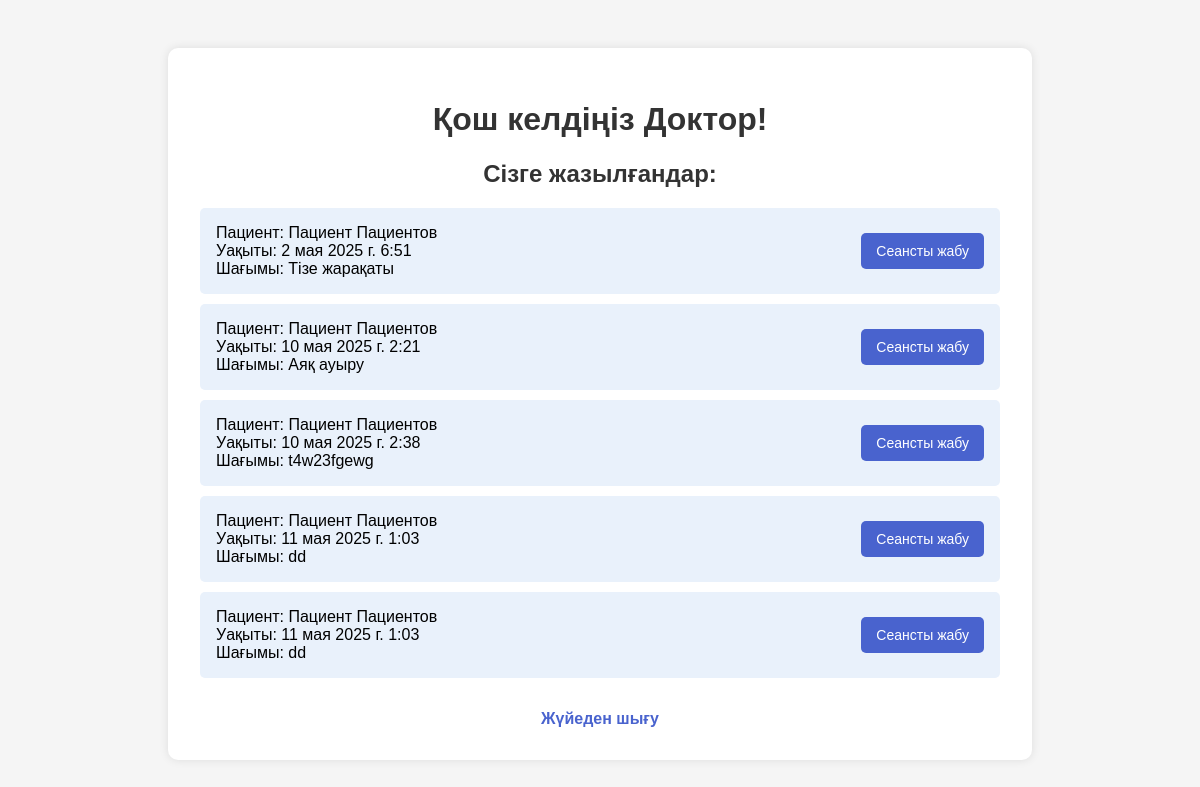
Page /dashboard/ (signed in) on the committed database.
### accounts/models.py (models this page shows)
class User(AbstractUser):
    is_patient = models.BooleanField(default=False)
    is_doctor = models.BooleanField(default=False)

### appointments/models.py (models this page shows, shortened)
class Appointment(models.Model):
    doctor = models.ForeignKey(Doctor, on_delete=models.CASCADE)
    patient = models.ForeignKey(Patient, on_delete=models.CASCADE)
    appointment_time = models.DateTimeField()
    description = models.TextField(default="Проверка")

class Patient(models.Model):
    user = models.OneToOneField(settings.AUTH_USER_MODEL, on_delete=models.CASCADE)
    phone_number = models.CharField(max_length=20)

### dashboard/views.py (the view)
# urls.py: path('', views.dashboard_view, name='dashboard'),
@login_required
def dashboard_view(request):
    user = request.user
    if user.is_patient:
        doctors = Doctor.objects.all()
        specializations = Specialization.objects.all()
        return render(request, 'dashboard/index.html', {
            'user': user,
            'doctors': doctors,
            'specializations': specializations
        })
    elif user.is_doctor:
        try:
            doctor = Doctor.objects.get(user=user)
            appointments = Appointment.objects.filter(doctor=doctor)
        except Doctor.DoesNotExist:
            appointments = []
        return render(request, 'dashboard/doctor_dashboard.html', {
            'user': user,
            'appointments': appointments,
        })
    else:
        messages.error(request, "Сізде кіруге рұқсат жоқ. ")
        return redirect('login')

### templates/dashboard/doctor_dashboard.html (shortened to what this page needs)
{% load static %}
<!DOCTYPE html>
<html lang="ru">
<head>
</head>
<body>
    <div class="container">
        <h1>Қош келдіңіз {{ user.first_name }}!</h1>
        <h2>Сізге жазылғандар:</h2>
        <ul>
        {% for appointment in appointments %}
                <li>
                    <div class="appointment-info">
                       Пациент: {{ appointment.patient.user.first_name }} {{ appointment.patient.user.last_name }}
<br>
                        Уақыты: {{ appointment.appointment_time }}
                        <br>
                        Шағымы: {{ appointment.description }}
                    </div>
                    <form method="post" action="{% url 'complete_appointment' appointment.id %}">
                        <button type="submit">Сеансты жабу</button>
                    </form>
                </li>
            {% empty %}
                <li>Сізге ешкім жазылмаған.</li>
            {% endfor %}
        </ul>
        <a href="{% url 'logout' %}" class="logout">Жүйеден шығу</a>
    </div>
</body>
</html>

### templates/dashboard/doctor_dashboard.html (style rules this page uses)
body { font-family: Arial, sans-serif; background-color: #f5f5f5; margin: 0; padding: 0; }
.container { max-width: 800px; margin: 3rem auto; background-color: white; padding: 2rem; border-radius: 10px; box-shadow: 0 0 10px rgba(0,0,0,0.1); }
h1, h2 { text-align: center; color: #333; }
ul { list-style-type: none; padding: 0; }
li { background-color: #e9f1fb; margin-bottom: 10px; padding: 1rem; border-radius: 5px; display: flex; justify-content: space-between; align-items: center; }
.appointment-info { flex-grow: 1; }
button { background-color: #4963ce; color: white; border: none; padding: 10px 15px; border-radius: 5px; cursor: pointer; font-size: 14px; }
.logout { display: block; text-align: center; margin-top: 2rem; text-decoration: none; color: #4963ce; font-weight: bold; }

### rows in the picture
User: first_name "Доктор"
Appointment: patient.user.first_name "Пациент", patient.user.last_name "Пациентов", appointment_time "2 мая 2025 г. 6:51", description "Тізе жарақаты"
Appointment: patient.user.first_name "Пациент", patient.user.last_name "Пациентов", appointment_time "10 мая 2025 г. 2:21", description "Аяқ ауыру"
Appointment: patient.user.first_name "Пациент", patient.user.last_name "Пациентов", appointment_time "10 мая 2025 г. 2:38", description "t4w23fgewg"
Appointment: patient.user.first_name "Пациент", patient.user.last_name "Пациентов", appointment_time "11 мая 2025 г. 1:03", description "dd"
Appointment: patient.user.first_name "Пациент", patient.user.last_name "Пациентов", appointment_time "11 мая 2025 г. 1:03", description "dd"
